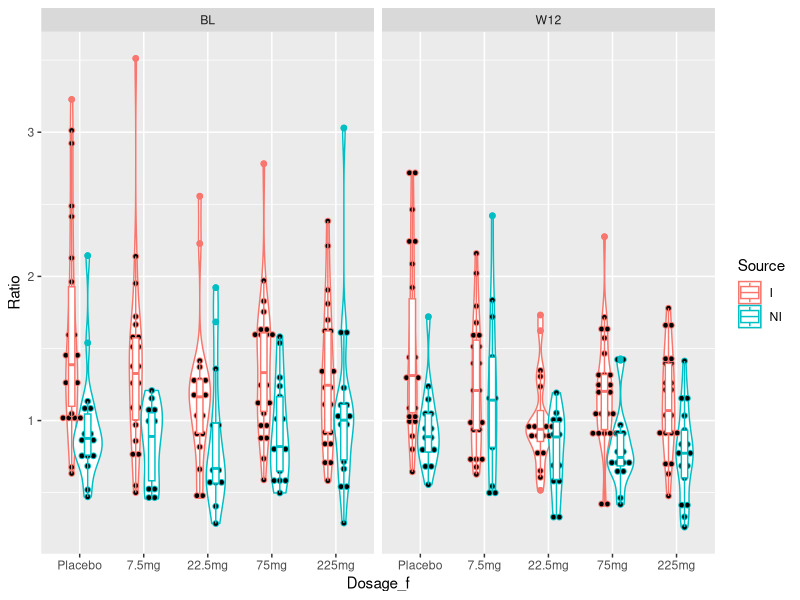
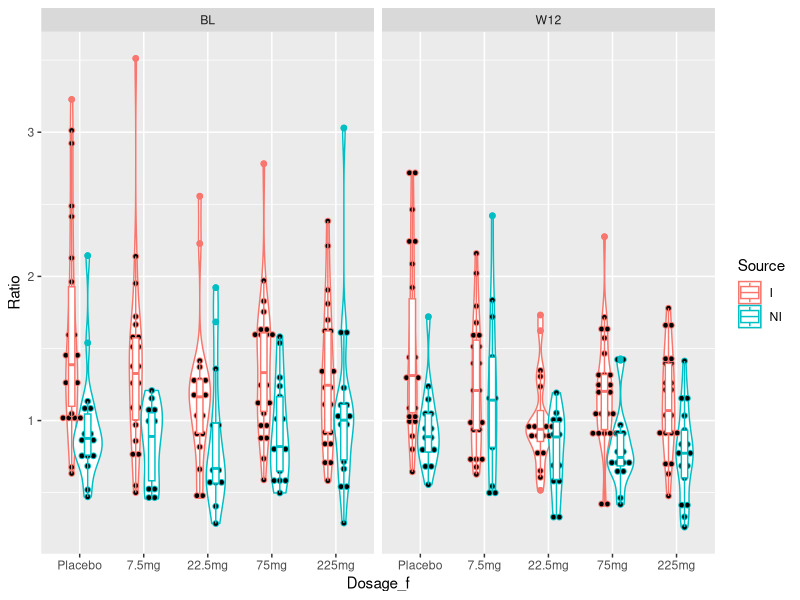

Source code (R) for these figures, in order:
# /hpc/grid/ngsws/btx_clinical/bzhang2/BioTx/MAdCAM/UC/tissue

# EDA_FN1.txt
#Sample,Ratio,SmapleMod,Subject,Dosage,Visit,Source
#US-1485654,0.6764,US-1485654,10561001,Placebo,BL,I
#US-1485657,0.5928,US-1485657,10031001,75mg,BL,NI
#US-1485658,0.9497,US-1485658,11171006,Placebo,W12,NI
#US-1485670,0.2892,US-1485670,10441004,225mg,BL,NI
#US-1485691,1.6107,US-1485691,10011013,Placebo,BL,I
#US-1485694,0.9698,US-1485694,10081002,7.5mg,BL,I
#US-1485700,0.7153,US-1485700,10081003,225mg,BL,I
#US-1485704,1.6840,US-1485704,11171010,22.5mg,BL,NI
#US-1485705,1.2972,US-1485705,10471007,Placebo,BL,I


library(ggplot2)

data <- read.csv("EDA_FN1.txt")


data <- data[data$Dosage!="Control",]

data$Dosage_f <- factor(data$Dosage, levels=c("Placebo","7.5mg","22.5mg","75mg","225mg"))


# violin not filled

p <- ggplot(data, aes(x=Dosage_f, y=Ratio, color=Source)) 

dodge <- position_dodge(width = 0.5)

p <- p + geom_violin(position=dodge) + geom_dotplot(binaxis="y", position=dodge, stackdir="center", binwidth=0.04) + geom_boxplot(width=.2, position =dodge)

p <- p + facet_wrap( ~ Visit, ncol = 2)


# p <- ggplot(data, aes(x=Source, y=Ratio))
# p <- p + geom_point(aes(color=Subject, size=3)) + geom_line(aes(group=Subject)) 
# p+ facet_wrap( ~ Visit+Dosage_f, ncol = 2)

pdf("EDA_FN1.pdf", width=6, height=4)
p
dev.off()

png("EDA_FN1.png", width=600, height=400)
p
dev.off()
